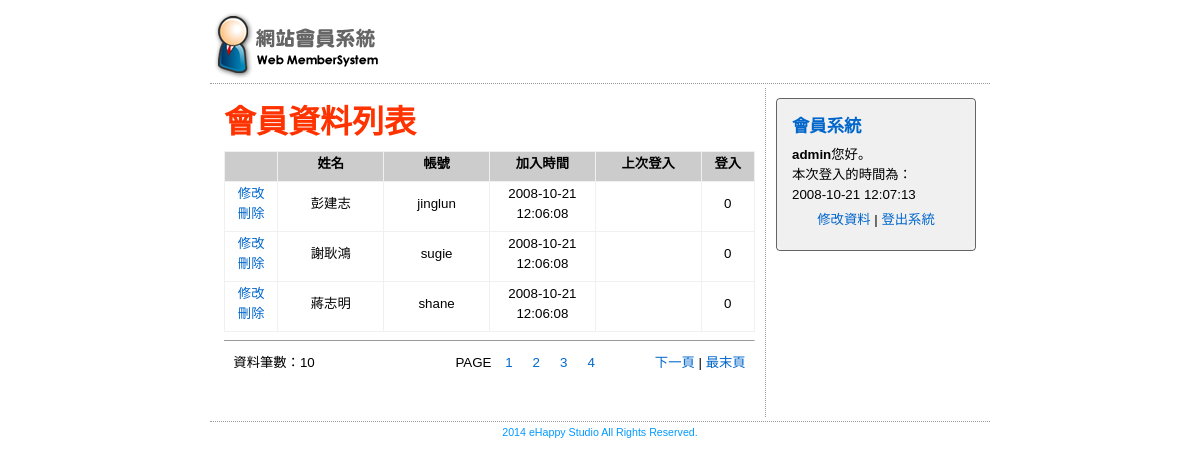
Page /member_admin.php (signed in) on the committed database.
### tables this page shows
CREATE TABLE IF NOT EXISTS `memberdata` (
  `m_id` int(11) NOT NULL auto_increment,
  `m_name` varchar(20) NOT NULL,
  `m_username` varchar(20) NOT NULL,
  `m_passwd` varchar(100) NOT NULL,
  `m_sex` enum('男','女') NOT NULL,
  `m_birthday` date default NULL,
  `m_level` enum('admin','member') NOT NULL default 'member',
  `m_email` varchar(100) default NULL,
  `m_url` varchar(100) default NULL,
  `m_phone` varchar(100) default NULL,
  `m_address` varchar(100) default NULL,
  `m_login` int(11) unsigned NOT NULL default '0',
  `m_logintime` datetime default NULL,
  `m_jointime` datetime NOT NULL,
  PRIMARY KEY  (`m_id`),
  UNIQUE KEY `m_username` (`m_username`)
);

### member_admin.php (the view, shortened to what this page needs)
<?php
$conn = dbConnector('localhost', 'root', '', 'test', 3306);
$qsFetchAdminData = 'select * from memberdata where m_username = "' . $_SESSION['loginMember'] . '";';
$result = $conn->query($qsFetchAdminData);
$resultAssoc = mysqli_fetch_assoc($result);
$rowsPerPage = 3;
if (isset($_GET['page'])) $pageActive = $_GET['page'];
else $pageActive = 1;
$rowIndexStart = ($pageActive - 1) * $rowsPerPage;
$queryStringTotal = 'select * from memberdata where m_level <> "admin" order by m_jointime desc;';
$resultTotal = $conn->query($queryStringTotal);
$rowsTotal = mysqli_num_rows($resultTotal);
$pages = ceil($rowsTotal / $rowsPerPage);
$queryStringPart = 'select * from memberdata where m_level <> "admin" order by m_jointime desc limit ' . $rowIndexStart . ',' . $rowsPerPage . ";";
$resultPart = $conn->query($queryStringPart);
?>
<html>
    <head>
        <link href="style.css" rel="stylesheet" type="text/css">
    </head>
    <body>
        <table width="780" border="0" align="center" cellpadding="4" cellspacing="0">
            <tr><td class="tdbline"><img src="images/mlogo.png" alt="會員系統" width="164" height="67"></td></tr>
            <tr>
                <td class="tdbline">
                    <table width="100%" border="0" cellspacing="0" cellpadding="10">
                        <tr valign="top">
                            <td class="tdrline">
                                <p class="title">會員資料列表 </p>
                                <table width="100%" border="0" cellpadding="2" cellspacing="1" bgcolor="#F0F0F0">
                                    <tr>
                                        <th width="10%" bgcolor="#CCCCCC">&nbsp;</th>
                                        <th width="20%" bgcolor="#CCCCCC"><p>姓名</p></th>
                                        <th width="20%" bgcolor="#CCCCCC"><p>帳號</p></th>
                                        <th width="20%" bgcolor="#CCCCCC"><p>加入時間</p></th>
                                        <th width="20%" bgcolor="#CCCCCC"><p>上次登入</p></th>
                                        <th width="10%" bgcolor="#CCCCCC"><p>登入</p></th>
                                    </tr>
                                    <?php while($row = mysqli_fetch_assoc($resultPart)) { ?>
                                    <tr>
                                        <td width="10%" align="center" bgcolor="#FFFFFF"><p><a href="member_adminupdate.php?id=<?php echo $row['m_id'];?>&adminid=<?php echo $resultAssoc['m_id'];?>">修改</a><br>
                                            <a href="?action=delete&id=<?php echo $row['m_id'];?>" onClick="return confirm('are you sure?');">刪除</a></p></td>
                                        <td width="20%" align="center" bgcolor="#FFFFFF"><p><?php echo $row['m_name'];?></p></td>
                                        <td width="20%" align="center" bgcolor="#FFFFFF"><p><?php echo $row['m_username'];?></p></td>
                                        <td width="20%" align="center" bgcolor="#FFFFFF"><p><?php echo $row['m_jointime'];?></p></td>
                                        <td width="20%" align="center" bgcolor="#FFFFFF"><p><?php echo $row['m_logintime'];?></p></td>
                                        <td width="10%" align="center" bgcolor="#FFFFFF"><p><?php echo $row['m_login'];?></p></td>
                                    </tr>
                                    <?php } ?>
                                </table>
                                <hr size="1">
                                <table width="98%" border="0" align="center" cellpadding="4" cellspacing="0">
                                    <tr>
                                        <td valign="middle"><p>資料筆數：<?php echo $rowsTotal; ?></p></td>
                                        <td align="right">
                                            <p>
                                                <?php
                                                echo '<span>PAGE ';
                                                for($p=1;$p<$pages+1;$p++){
                                                    echo "<a class='pages' href='member_admin.php?page=$p'>$p</a>";
                                                }
                                                echo '</span>';
                                                if ($pageActive != $pages) echo "<a href='member_admin.php?page=" . ($pageActive + 1) . "'>下一頁</a> | <a href='member_admin.php?page=$pages'>最末頁</a>";
                                                ?>
                                            </p>
                                        </td>
                                    </tr>
                                </table>
                                <p>&nbsp;</p>
                            </td>
                            <td width="200">
                                <div class="boxtl"></div>
                                <div class="boxtr"></div>
                                <div class="regbox">
                                    <p class="heading"><strong>會員系統</strong></p>
                                    <p><strong><?php echo $resultAssoc['m_username'];?></strong>您好。<br>
                                        本次登入的時間為：<br>
                                        <?php echo $resultAssoc['m_logintime'];?></p>
                                    <p align="center"><a href="member_adminupdate.php?adminid=<?php echo $resultAssoc['m_id'];?>">修改資料</a> | <a href="?logout=true">登出系統</a></p>
                                </div>
                                <div class="boxbl"></div>
                                <div class="boxbr"></div>
                            </td>
                        </tr>
                    </table>
                </td>
            </tr>
            <tr>
                <td align="center" background="" class="trademark">2014 eHappy Studio All Rights Reserved.</td>
            </tr>
        </table>
    </body>
</html>

### style.css (style rules this page uses)
p,ol { font-family: Verdana, Arial, Helvetica, sans-serif; font-size: 10pt; line-height: 150%; margin-top: 0px; margin-bottom: 5px; }
a { text-decoration: none; }
a:link { color: #0066CC; }
.title { font-family: "微軟正黑體"; font-size: 24pt; font-weight: bolder; color: #FF3300; }
.heading { font-family: "微軟正黑體"; font-size: 13pt; color: #0066CC; line-height: 150%; font-weight: bold; }
.trademark { font-family: Verdana, Arial, Helvetica, sans-serif; font-size: 8pt; color: #0099FF; }
.regbox { border: 1px solid #656565; padding: 15px; background-color: #F0F0F0; }
.boxtl { background-image: url(images/tl.gif); float: left; top: -1px; height: 4px; width: 4px; background-repeat: no-repeat; }
.boxtr { background-image: url(images/tr.gif); float: right; top: -1px; height: 4px; width: 4px; background-repeat: no-repeat; }
.boxbl { background-image: url(images/bl.gif); float: left; top: -1px; height: 4px; width: 4px; background-repeat: no-repeat; margin-top: -4px; }
.boxbr { background-image: url(images/br.gif); float: right; top: -1px; height: 4px; width: 4px; background-repeat: no-repeat; margin-top: -4px; }
.tdrline { border-right-width: 1px; border-right-style: dotted; border-right-color: #999999; }
.tdbline { border-bottom-width: 1px; border-bottom-style: dotted; border-bottom-color: #999999; }

### member_admin.php (style rules this page uses)
.pages { padding: 0 10px; }
span { margin-right: 50px; }

### rows in the picture
memberdata: m_name "彭建志", m_username "jinglun", m_jointime "2008-10-21 12:06:08", m_login "0"
memberdata: m_name "謝耿鴻", m_username "sugie", m_jointime "2008-10-21 12:06:08", m_login "0"
memberdata: m_name "蔣志明", m_username "shane", m_jointime "2008-10-21 12:06:08", m_login "0"
memberdata: m_username "admin", m_logintime "2008-10-21 12:07:13"

### other values in the picture
$rowsTotal "10"
